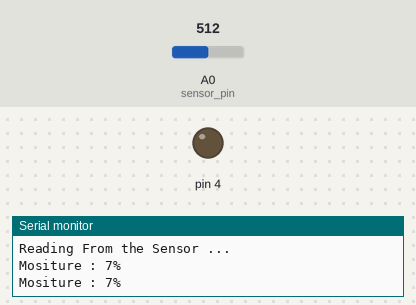
Recording of a sketch running on a simulated Arduino Uno, built with avr-gcc and run on an emulated ATmega328P. Shown: output pins drawn as LEDs (lit = HIGH), the last lines printed to the serial monitor. The test bench sets the inputs (shaded band); at power-on: A0 (sensor_pin) = 512.

Above: at 3.2 s.
3.3 s: A0 (sensor_pin) set to 537
5.2 s: A0 (sensor_pin) set to 569
At 6.9 s:
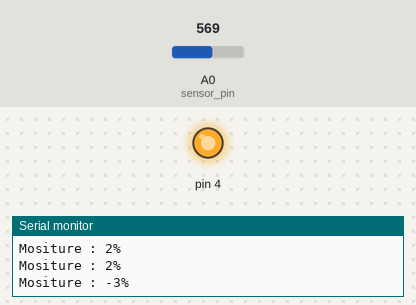
7.5 s: A0 (sensor_pin) set to 511
At 8.4 s:
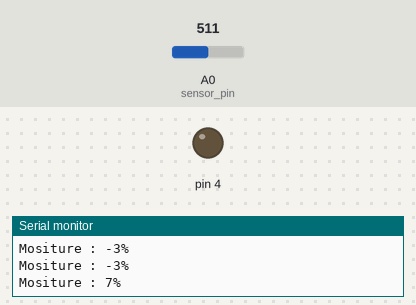
9.5 s: A0 (sensor_pin) set to 716
At 11.2 s:
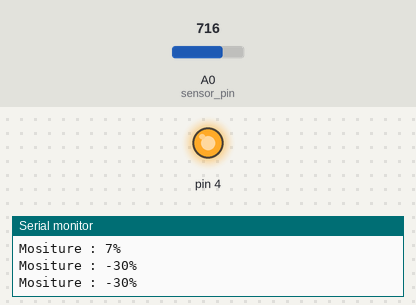
Timing chart, 0 to 12.5 s (numbered marks = the images above; inputs shaded):
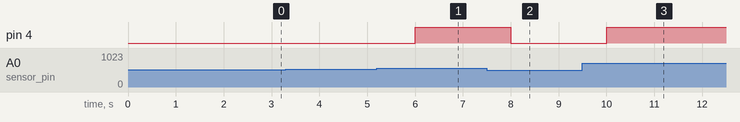

The sketch:

smartIrrigation.ino
```cpp
int sensor_pin = A0; // Soil Sensor input at Analog PIN A0
int output_value ;
//First of all, we have defined two variables;
//one for the soil moisture sensor pin and the other for storing the output of the sensor.
void setup() {
  // put your setup code here, to run once:
  pinMode(4,OUTPUT);
  //In the setup function, the “Serial.begin(9600)” command will help in communication between
  //the Arduino and serial monitor. Then, we will print the “Reading From the Sensor …” on the serial monitor.
  Serial.begin(9600);
  Serial.println("Reading From the Sensor ...");
  delay(2000);
}
//In the loop function, we will read from the sensor analog pin and will store the values in the “output_ value”
//variable. Then, we will map the output values to 0-100, because the moisture is measured in percentage.
//When we took the readings from the dry soil, then the sensor value was 550 and in the wet soil, the sensor value
//was 10. So, we mapped these values to get the moisture. After that, we printed these values on the serial monitor.
  void loop() {
  // put your main code here, to run repeatedly:
   output_value= analogRead(sensor_pin);
   output_value = map(output_value,550,10,0,100);
   Serial.print("Mositure : ");
   Serial.print(output_value);
   Serial.println("%");
   if(output_value<0){
      digitalWrite(4,HIGH);
     }
     else{
      digitalWrite(4,LOW);
     }
   delay(1000);
}
```

Measured:
- the behaviour switches between 555 and 556 on A0 (sensor_pin) (found by bisection; images 0 and 1)
- after the input at 5.2 s, pin 4: LOW → HIGH after 0.80 s
- after the input at 7.5 s, pin 4: HIGH → LOW after 0.50 s
- after the input at 9.5 s, pin 4: LOW → HIGH after 0.50 s
